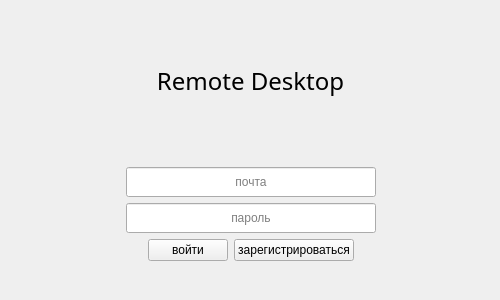
<?xml version="1.0" encoding="UTF-8"?>
<ui version="4.0">
 <class>StartWindow</class>
 <widget class="QMainWindow" name="StartWindow">
  <property name="geometry">
   <rect>
    <x>0</x>
    <y>0</y>
    <width>500</width>
    <height>300</height>
   </rect>
  </property>
  <property name="minimumSize">
   <size>
    <width>500</width>
    <height>300</height>
   </size>
  </property>
  <property name="maximumSize">
   <size>
    <width>500</width>
    <height>300</height>
   </size>
  </property>
  <property name="windowTitle">
   <string>StartWindow</string>
  </property>
  <widget class="QWidget" name="centralwidget">
   <widget class="QWidget" name="verticalLayoutWidget">
    <property name="geometry">
     <rect>
      <x>0</x>
      <y>0</y>
      <width>501</width>
      <height>281</height>
     </rect>
    </property>
    <layout class="QVBoxLayout" name="verticalLayout">
     <item>
      <widget class="QLabel" name="label">
       <property name="font">
        <font>
         <family>JetBrainsMono Nerd Font</family>
         <pointsize>18</pointsize>
        </font>
       </property>
       <property name="text">
        <string>Remote Desktop</string>
       </property>
       <property name="alignment">
        <set>Qt::AlignmentFlag::AlignCenter</set>
       </property>
      </widget>
     </item>
     <item>
      <layout class="QHBoxLayout" name="horizontalLayout_2">
       <item>
        <spacer name="horizontalSpacer_2">
         <property name="orientation">
          <enum>Qt::Orientation::Horizontal</enum>
         </property>
         <property name="sizeHint" stdset="0">
          <size>
           <width>40</width>
           <height>20</height>
          </size>
         </property>
        </spacer>
       </item>
       <item>
        <widget class="QLineEdit" name="lineEdit">
         <property name="minimumSize">
          <size>
           <width>250</width>
           <height>30</height>
          </size>
         </property>
         <property name="maximumSize">
          <size>
           <width>250</width>
           <height>30</height>
          </size>
         </property>
         <property name="alignment">
          <set>Qt::AlignmentFlag::AlignCenter</set>
         </property>
         <property name="placeholderText">
          <string>почта</string>
         </property>
        </widget>
       </item>
       <item>
        <spacer name="horizontalSpacer_3">
         <property name="orientation">
          <enum>Qt::Orientation::Horizontal</enum>
         </property>
         <property name="sizeHint" stdset="0">
          <size>
           <width>40</width>
           <height>20</height>
          </size>
         </property>
        </spacer>
       </item>
      </layout>
     </item>
     <item>
      <layout class="QHBoxLayout" name="horizontalLayout_13">
       <item>
        <spacer name="horizontalSpacer_22">
         <property name="orientation">
          <enum>Qt::Orientation::Horizontal</enum>
         </property>
         <property name="sizeHint" stdset="0">
          <size>
           <width>40</width>
           <height>20</height>
          </size>
         </property>
        </spacer>
       </item>
       <item>
        <widget class="QLineEdit" name="lineEdit_11">
         <property name="minimumSize">
          <size>
           <width>250</width>
           <height>30</height>
          </size>
         </property>
         <property name="maximumSize">
          <size>
           <width>250</width>
           <height>30</height>
          </size>
         </property>
         <property name="alignment">
          <set>Qt::AlignmentFlag::AlignCenter</set>
         </property>
         <property name="placeholderText">
          <string>пароль</string>
         </property>
        </widget>
       </item>
       <item>
        <spacer name="horizontalSpacer_23">
         <property name="orientation">
          <enum>Qt::Orientation::Horizontal</enum>
         </property>
         <property name="sizeHint" stdset="0">
          <size>
           <width>40</width>
           <height>20</height>
          </size>
         </property>
        </spacer>
       </item>
      </layout>
     </item>
     <item>
      <layout class="QHBoxLayout" name="horizontalLayout">
       <item>
        <spacer name="verticalSpacer">
         <property name="orientation">
          <enum>Qt::Orientation::Horizontal</enum>
         </property>
         <property name="sizeHint" stdset="0">
          <size>
           <width>40</width>
           <height>20</height>
          </size>
         </property>
        </spacer>
       </item>
       <item>
        <widget class="QPushButton" name="pushButton">
         <property name="text">
          <string>войти</string>
         </property>
        </widget>
       </item>
       <item>
        <widget class="QPushButton" name="pushButton_2">
         <property name="text">
          <string>зарегистрироваться</string>
         </property>
        </widget>
       </item>
       <item>
        <spacer name="horizontalSpacer">
         <property name="orientation">
          <enum>Qt::Orientation::Horizontal</enum>
         </property>
         <property name="sizeHint" stdset="0">
          <size>
           <width>40</width>
           <height>20</height>
          </size>
         </property>
        </spacer>
       </item>
      </layout>
     </item>
     <item>
      <spacer name="verticalSpacer_2">
       <property name="orientation">
        <enum>Qt::Orientation::Vertical</enum>
       </property>
       <property name="sizeType">
        <enum>QSizePolicy::Policy::Fixed</enum>
       </property>
       <property name="sizeHint" stdset="0">
        <size>
         <width>20</width>
         <height>20</height>
        </size>
       </property>
      </spacer>
     </item>
    </layout>
   </widget>
  </widget>
 </widget>
 <resources/>
 <connections/>
</ui>
